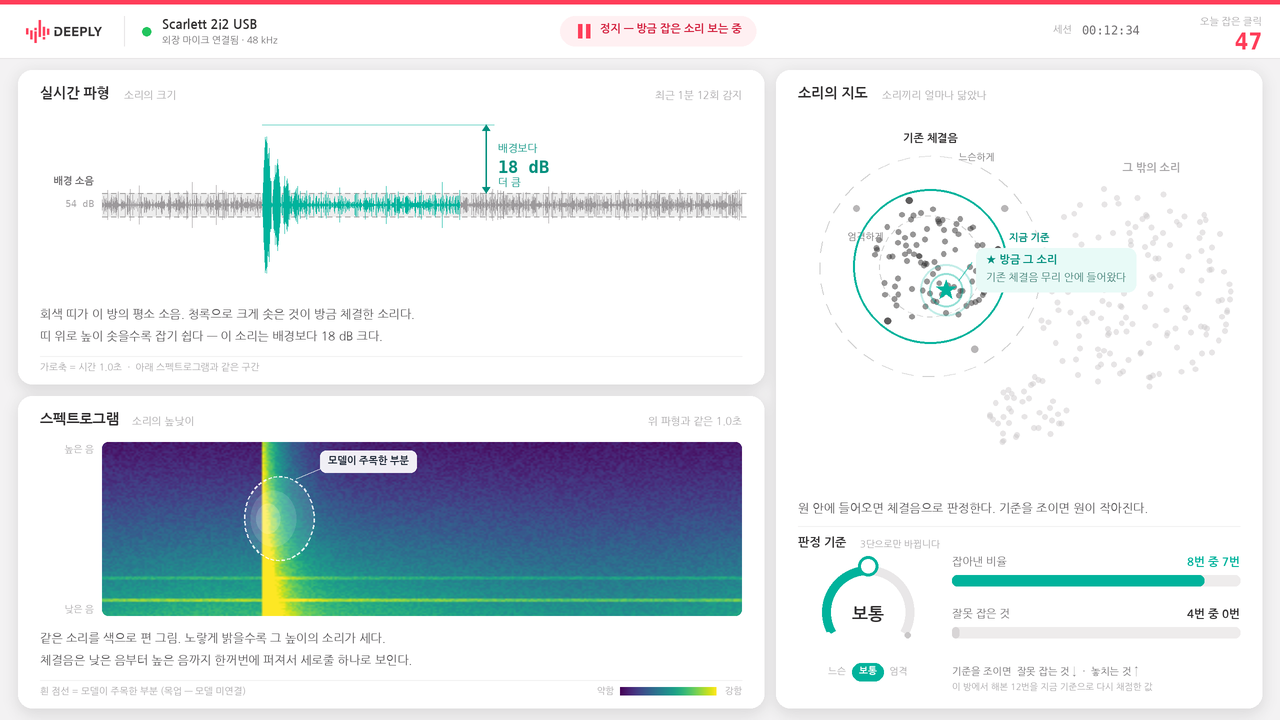

The script that drew this image:
"""Render a static mockup PNG of the 1-Day Demo screen (no browser needed).

v04: three panels + DEEPLY CI. Waveform + spectrogram (shared time window) on the left,
sound map on the right. Every number that used to live in a side card is folded
into one of the three views, so the page still reads if the extras are removed.

버저닝: 아래 VERSION/SLUG/NOTE 세 줄만 바꾸고 실행하면
mockups/ 에 PNG + 그 버전을 만든 스크립트 사본 + INDEX.md 한 줄이 함께 남는다.
같은 VERSION 으로 다시 실행하면 그 버전을 덮어쓴다.
"""
import math
import shutil
from pathlib import Path

import matplotlib
import numpy as np
from PIL import Image, ImageDraw, ImageFont, ImageFilter

CMAP = matplotlib.colormaps["viridis"]     # 스펙트로그램 컬러맵 (matplotlib 기본)

# ── 이 버전의 정체 ──────────────────────────────────────────────
VERSION = "v1.0"
SLUG = "baseline"
NOTE = ("**확정 baseline (= v07 과 동일 화면)**. 3패널 + DEEPLY CI + 3단 판정 기준 dial. "
        "이후 변경은 v1.1, v1.2 … 로 올린다")

BASE = Path(__file__).resolve().parent
VDIR = BASE / "mockups"
VDIR.mkdir(exist_ok=True)
OUT = VDIR / f"{VERSION}_{SLUG}.png"

S = 2
W, H = 1280 * S, 720 * S

KR = "/home/myeonghoon/.local/share/fonts/NanumGothic-Regular.ttf"
KRB = "/home/myeonghoon/.local/share/fonts/NanumGothic-Bold.ttf"
MN = "/usr/share/fonts/truetype/dejavu/DejaVuSansMono.ttf"
MNB = "/usr/share/fonts/truetype/dejavu/DejaVuSansMono-Bold.ttf"
f = lambda p, s: ImageFont.truetype(p, int(s * S))

# DEEPLY CI (Nuclino > Design > CI)
PINK = "#ff3d59"          # Deeply Pink — 검출 · 이 이벤트
BLK = "#333132"           # Deeply Black — 본문 · 기존 체결음

BG, CARD, LINE = "#f3f2f3", "#ffffff", "#e7e5e6"
TX, TX2, TX3 = BLK, "#706e70", "#a8a6a8"
HOT, OK = "#ff7a3d", "#22c55e"
GRAY_DOT = (201, 198, 200, 115)      # 그 밖의 소리
BLK_DOT = (51, 49, 50, 130)          # 기존 체결음
PINK_SOFT, BLK_SOFT = "#fff0f2", "#f2f1f2"
PINK_DEEP = "#d3213f"                # 헤더 전용

# 본문 accent — 브랜드 색과 분리한다 (검출 · 이 이벤트)
ACC, ACC_SOFT, ACC_DEEP = "#00b39c", "#e8faf7", "#00907e"

ONSET, ANLZ = 0.25, 0.56

img = Image.new("RGB", (W, H), BG)
rng = np.random.default_rng(20260817)

px = lambda *a: [int(v * S) for v in a]


def txt(dr, x, y, s, font, fill=TX, anchor="la"):
    dr.text((int(x * S), int(y * S)), s, font=font, fill=fill, anchor=anchor)


def tw(dr, s, font):
    return dr.textlength(s, font=font) / S


# 좌우 두 컬럼을 위·아래가 공유 (세로 정렬)
CARDS = {
    "wave": (18, 70, 764, 384),
    "spec": (18, 396, 764, 708),
    "map":  (776, 70, 1262, 708),
}
sh = Image.new("RGBA", (W, H), (0, 0, 0, 0))
shd = ImageDraw.Draw(sh)
for x0, y0, x1, y1 in CARDS.values():
    shd.rounded_rectangle(px(x0, y0 + 3, x1, y1 + 5), radius=int(14 * S), fill=(50, 48, 49, 32))
img = Image.alpha_composite(img.convert("RGBA"), sh.filter(ImageFilter.GaussianBlur(7 * S))).convert("RGB")
d = ImageDraw.Draw(img, "RGBA")
for x0, y0, x1, y1 in CARDS.values():
    d.rounded_rectangle(px(x0, y0, x1, y1), radius=int(14 * S), fill=CARD)


def caption(x, y, s):
    """처음 보는 사람용 한 줄 설명 — 작고 회색이 아니라 읽히는 크기로."""
    txt(d, x, y, s, f(KR, 12), "#565456")


# ═══ 헤더 (얇게) — DEEPLY CI ════════════════════════════════════
d.rectangle(px(0, 0, 1280, 58), fill=CARD)
d.rectangle(px(0, 0, 1280, 4), fill=PINK)            # 브랜드 스트립
d.line(px(0, 58, 1280, 58), fill=LINE, width=S)

logo = Image.open(BASE / "assets" / "deeply_horizontal.png").convert("RGBA")
logo = logo.crop(logo.getbbox())
LH = int(23 * S)
LW = int(logo.width * LH / logo.height)
img.paste(logo.resize((LW, LH), Image.LANCZOS), (int(26 * S), int(20 * S)), logo.resize((LW, LH), Image.LANCZOS))
d = ImageDraw.Draw(img, "RGBA")
lx0 = 26 + LW / S

d.line(px(lx0 + 22, 16, lx0 + 22, 46), fill=LINE, width=S)
d.ellipse(px(lx0 + 40, 27, lx0 + 49, 36), fill=OK)
txt(d, lx0 + 60, 18, "Scarlett 2i2 USB", f(KRB, 13), TX)
txt(d, lx0 + 60, 35, "외장 마이크 연결됨 · 48 kHz", f(KR, 9.5), TX2)

d.rounded_rectangle(px(560, 16, 756, 46), radius=int(15 * S), fill=PINK_SOFT)
d.rectangle(px(578, 24, 582, 38), fill=PINK)
d.rectangle(px(586, 24, 590, 38), fill=PINK)
txt(d, 600, 23, "정지 — 방금 잡은 소리 보는 중", f(KRB, 11), PINK_DEEP)

txt(d, 1262, 16, "오늘 잡은 클릭", f(KR, 10), TX3, anchor="ra")
txt(d, 1262, 28, "47", f(MNB, 23), PINK, anchor="ra")
txt(d, 1053, 24, "세션", f(KR, 10), TX3)
txt(d, 1140, 23, "00:12:34", f(MN, 12), TX2, anchor="ra")


# ═══ 1. 실시간 파형 — SNR·배경·밀도를 이 안에 흡수 ══════════════
x0, y0, x1, y1 = CARDS["wave"]
txt(d, x0 + 22, y0 + 16, "실시간 파형", f(KRB, 14), TX)
txt(d, x0 + 22 + 84, y0 + 20, "소리의 크기", f(KR, 10.5), TX3)
txt(d, x1 - 22, y0 + 20, "최근 1분 12회 감지", f(KR, 10.5), TX3, anchor="ra")

wx0, wx1 = x0 + 84, x1 - 22
wcy = y0 + 48 + (y1 - 92 - y0 - 48) / 2
wamp = (y1 - 92 - y0 - 48) / 2
n = int((wx1 - wx0) * S)

env = .050 + rng.random(n) * .040
sig = rng.normal(0, 1, n) * env
c = int(ONSET * n)
L = int(n * .30)
k = np.arange(L)
sig[c:c + L] += np.exp(-k / (L * .10)) * np.sin(k * .16) * .92
sig = np.clip(sig, -1, 1)

# 배경 소음 띠 = 눈으로 보는 SNR 기준선
bh = .135 * wamp
d.rectangle(px(wx0, wcy - bh, wx1, wcy + bh), fill=(120, 118, 119, 34))
for yy in (wcy - bh, wcy + bh):
    for xx in range(int(wx0), int(wx1), 9):
        d.line(px(xx, yy, xx + 5, yy), fill=(90, 88, 89, 125), width=S)
txt(d, x0 + 76, wcy - bh - 7, "배경 소음", f(KRB, 10), TX2, anchor="rd")
txt(d, x0 + 76, wcy - bh + 5, "54 dB", f(MN, 9.5), TX3, anchor="ra")

ax = wx0 + (wx1 - wx0) * ONSET
bx = wx0 + (wx1 - wx0) * ANLZ
for i in range(n):
    v = abs(sig[i]) * wamp
    xx = wx0 * S + i
    d.line([xx, wcy * S - v * S, xx, wcy * S + v * S],
           fill=ACC if ax * S <= xx <= bx * S else "#9c999b", width=1)

# "배경보다 이만큼 크다" = SNR 을 숫자 대신 높이로
arx = bx + 26
pk = wcy - .92 * wamp
d.line(px(arx, pk, arx, wcy - bh), fill=ACC_DEEP, width=int(1.6 * S))
for yy, dy in ((pk, 6), (wcy - bh, -6)):
    d.polygon([px(arx - 4, yy + dy), px(arx + 4, yy + dy), px(arx, yy)], fill=ACC_DEEP)
d.line(px(ax, pk, arx + 8, pk), fill=(0, 179, 156, 115), width=S)
txt(d, arx + 12, (pk + wcy - bh) / 2 - 16, "배경보다", f(KR, 10.5), ACC_DEEP)
txt(d, arx + 12, (pk + wcy - bh) / 2 - 2, "18 dB", f(MNB, 17), ACC_DEEP)
txt(d, arx + 12, (pk + wcy - bh) / 2 + 18, "더 큼", f(KR, 10.5), ACC_DEEP)

caption(x0 + 22, y1 - 76,
        "회색 띠가 이 방의 평소 소음. 청록으로 크게 솟은 것이 방금 체결한 소리다.")
caption(x0 + 22, y1 - 54,
        "띠 위로 높이 솟을수록 잡기 쉽다 — 이 소리는 배경보다 18 dB 크다.")
d.line(px(x0 + 22, y1 - 28, x1 - 22, y1 - 28), fill=BLK_SOFT, width=S)
txt(d, x0 + 22, y1 - 22, "가로축 = 시간 1.0초  ·  아래 스펙트로그램과 같은 구간",
    f(KR, 9.5), TX3)


# ═══ 2. 스펙트로그램 — 같은 구간, 모델이 본 곳 ══════════════════
x0, y0, x1, y1 = CARDS["spec"]
txt(d, x0 + 22, y0 + 16, "스펙트로그램", f(KRB, 14), TX)
txt(d, x0 + 22 + 92, y0 + 20, "소리의 높낮이", f(KR, 10.5), TX3)
txt(d, x1 - 22, y0 + 20, "위 파형과 같은 1.0초", f(KR, 10.5), TX3, anchor="ra")

sx0, sy0 = x0 + 84, y0 + 46
sx1, sy1 = x1 - 22, y1 - 92
gw, gh = int((sx1 - sx0) * S), int((sy1 - sy0) * S)

nb, nt = 110, 300
prof = np.linspace(.06, .70, nb)[:, None] ** 1.35
base = prof * (.88 + .12 * np.sin(np.linspace(0, 6, nt)))[None, :] + rng.random((nb, nt)) * .10
for row, amp in [(int(nb * .90), .26), (int(nb * .78), .16)]:
    base[row:row + 2] += amp
cc = int(ONSET * nt)
for j in range(int(nt * .32)):
    if cc + j < nt:
        base[:, cc + j] = np.clip(base[:, cc + j] + .85 * math.exp(-j / (nt * .035)), 0, 1)
base = np.clip(base, 0, 1)
lut = (CMAP(base)[..., :3] * 255).astype(np.uint8)
spec = Image.fromarray(lut).resize((gw, gh), Image.BILINEAR)
mask = Image.new("L", (gw, gh), 0)
ImageDraw.Draw(mask).rounded_rectangle([0, 0, gw - 1, gh - 1], radius=int(6 * S), fill=255)
img.paste(spec, (int(sx0 * S), int(sy0 * S)), mask)
d = ImageDraw.Draw(img, "RGBA")

txt(d, x0 + 76, sy0 + 2, "높은 음", f(KR, 9.5), TX3, anchor="ra")
txt(d, x0 + 76, sy1 - 12, "낮은 음", f(KR, 9.5), TX3, anchor="ra")

ax2 = sx0 + (sx1 - sx0) * ONSET
ay2 = sy0 + (sy1 - sy0) * .44
# viridis 위에서는 주황이 죽는다 — attribution 은 흰 점선으로
for rw, rh, al in ((58, 84, 26), (38, 56, 34), (20, 30, 44)):
    d.ellipse(px(ax2 - rw * .3, ay2 - rh / 2, ax2 + rw * .9, ay2 + rh / 2), fill=(255, 255, 255, al))
ecx, ecy = ax2 + 58 * .3, ay2
erx, ery = 58 * .6, 42
for a in range(0, 360, 9):
    a0, a1 = math.radians(a), math.radians(a + 5)
    d.line(px(ecx + math.cos(a0) * erx, ecy + math.sin(a0) * ery,
              ecx + math.cos(a1) * erx, ecy + math.sin(a1) * ery),
           fill=(255, 255, 255, 225), width=int(1.6 * S))
lb = "모델이 주목한 부분"
lw = tw(d, lb, f(KRB, 10)) + 16
d.rounded_rectangle(px(ax2 + 58, ay2 - 68, ax2 + 58 + lw, ay2 - 46), radius=int(6 * S),
                    fill=(255, 255, 255, 235))
txt(d, ax2 + 66, ay2 - 63, lb, f(KRB, 10), "#1f2937")
d.line(px(ax2 + 34, ay2 - 40, ax2 + 58, ay2 - 50), fill=(255, 255, 255, 200), width=int(1.4 * S))

caption(x0 + 22, y1 - 76,
        "같은 소리를 색으로 편 그림. 노랗게 밝을수록 그 높이의 소리가 세다.")
caption(x0 + 22, y1 - 54,
        "체결음은 낮은 음부터 높은 음까지 한꺼번에 퍼져서 세로줄 하나로 보인다.")
d.line(px(x0 + 22, y1 - 28, x1 - 22, y1 - 28), fill=BLK_SOFT, width=S)
txt(d, x0 + 22, y1 - 22, "흰 점선 = 모델이 주목한 부분 (목업 — 모델 미연결)", f(KR, 9.5), TX3)

# viridis 미니 컬러바 — 색이 무슨 뜻인지 처음 보는 사람도 알게
cb1, cbw = x1 - 22, 96
txt(d, cb1, y1 - 22, "강함", f(KR, 9), TX3, anchor="ra")
cb0 = cb1 - 26 - cbw
for i2 in range(int(cbw * S)):
    r2, g2, b2 = [int(v * 255) for v in CMAP(i2 / (cbw * S))[:3]]
    d.rectangle([int(cb0 * S) + i2, int((y1 - 21) * S), int(cb0 * S) + i2 + 1, int((y1 - 13) * S)],
                fill=(r2, g2, b2))
txt(d, cb0 - 6, y1 - 22, "약함", f(KR, 9), TX3, anchor="ra")


# ═══ 3. 소리의 지도 — 판정과 성적표를 이 안에 흡수 ══════════════
x0, y0, x1, y1 = CARDS["map"]
txt(d, x0 + 22, y0 + 16, "소리의 지도", f(KRB, 14), TX)
txt(d, x0 + 22 + 84, y0 + 20, "소리끼리 얼마나 닮았나", f(KR, 10.5), TX3)

gx0, gy0 = x0 + 22, y0 + 50
gx1, gy1 = x1 - 22, y1 - 222
gw2, gh2 = gx1 - gx0, gy1 - gy0
AR = gw2 / gh2
mp = lambda u, v: ((gx0 + u * gw2) * S, (gy0 + v * gh2) * S)

# 판정 원 = threshold. dial 을 돌리면 이 반지름이 움직인다
CU, CV = .30, .40
R_LOOSE, R_CUR, R_TIGHT = .250, .175, .115
ccx, ccy = mp(CU, CV)
at = lambda rf, deg: (ccx + math.cos(math.radians(deg)) * rf * gw2 * S,
                      ccy + math.sin(math.radians(deg)) * rf * gw2 * S)

CL = [(CU, CV, .135, BLK_DOT, 85),
      (.52, .80, .090, GRAY_DOT, 40),
      (.76, .46, .235, GRAY_DOT, 160)]
for cu, cv, r, col, cnt in CL:
    for _ in range(cnt):
        a, dd = rng.uniform(0, 6.28), math.sqrt(rng.random()) * r
        cx, cy = mp(cu + math.cos(a) * dd, cv + math.sin(a) * dd * AR)
        d.ellipse([cx - 2.7 * S, cy - 2.7 * S, cx + 2.7 * S, cy + 2.7 * S], fill=col)

# 기준을 풀면 딸려 들어올 소음 / 조이면 놓칠 체결음
for deg in (-142, -38, 62):
    gx, gy = at((R_CUR + R_LOOSE) / 2, deg)
    d.ellipse([gx - 3.4 * S, gy - 3.4 * S, gx + 3.4 * S, gy + 3.4 * S], fill=(160, 157, 159, 190))
for deg in (-108, -14, 128):
    bx2, by2 = at((R_TIGHT + R_CUR) / 2 + .012, deg)
    d.ellipse([bx2 - 3.4 * S, by2 - 3.4 * S, bx2 + 3.4 * S, by2 + 3.4 * S], fill=(51, 49, 50, 200))

for rf, deg, anc, lab in ((R_LOOSE, -78, "la", "느슨하게"), (R_TIGHT, 214, "ra", "엄격하게")):
    rad = rf * gw2 * S
    for a in range(0, 360, 11):
        a0, a1 = math.radians(a), math.radians(a + 6)
        d.line([ccx + math.cos(a0) * rad, ccy + math.sin(a0) * rad,
                ccx + math.cos(a1) * rad, ccy + math.sin(a1) * rad],
               fill=(120, 118, 119, 90), width=int(1.4 * S))
    lx2, ly2 = at(rf, deg)
    dx2 = 5 if anc == "la" else -5
    txt(d, lx2 / S + dx2, ly2 / S - 6, lab, f(KR, 9.5), TX2, anchor=anc)

rad = R_CUR * gw2 * S
d.ellipse([ccx - rad, ccy - rad, ccx + rad, ccy + rad], outline=ACC, width=int(2.2 * S))
lx2, ly2 = at(R_CUR, -20)
txt(d, lx2 / S + 6, ly2 / S - 7, "지금 기준", f(KRB, 10), ACC_DEEP)

txt(d, *[v / S for v in mp(.30, .05)], "기존 체결음", f(KRB, 11), BLK, anchor="mm")
txt(d, *[v / S for v in mp(.80, .13)], "그 밖의 소리", f(KRB, 11), TX3, anchor="mm")

sx, sy = mp(.335, .465)
for rr, al in ((26, 60), (17, 105)):
    d.ellipse([sx - rr * S, sy - rr * S, sx + rr * S, sy + rr * S],
              outline=(0, 179, 156, al), width=int(2 * S))
star = []
for i in range(10):
    a = -math.pi / 2 + i * math.pi / 5
    rr = (4.2 if i % 2 else 10.5) * S
    star.append((sx + math.cos(a) * rr, sy + math.sin(a) * rr))
d.polygon(star, fill=ACC)

cxx, cyy = sx / S + 30, sy / S - 42
d.line(px(sx / S + 13, sy / S - 10, cxx - 4, cyy + 14), fill=(0, 179, 156, 165), width=int(1.4 * S))
l1, l2 = "★ 방금 그 소리", "기존 체결음 무리 안에 들어왔다"
bw2 = max(tw(d, l1, f(KRB, 11)), tw(d, l2, f(KR, 10.5))) + 20
d.rounded_rectangle(px(cxx, cyy, cxx + bw2, cyy + 44), radius=int(8 * S), fill=ACC_SOFT)
txt(d, cxx + 10, cyy + 6, l1, f(KRB, 11), ACC_DEEP)
txt(d, cxx + 10, cyy + 24, l2, f(KR, 10.5), "#3f7d73")

caption(x0 + 22, y1 - 206,
        "원 안에 들어오면 체결음으로 판정한다. 기준을 조이면 원이 작아진다.")

# ── 판정 기준 dial — operating point 를 손으로 옮겨 본다 ─────────
d.line(px(x0 + 22, y1 - 182, x1 - 22, y1 - 182), fill=BLK_SOFT, width=S)
txt(d, x0 + 22, y1 - 172, "판정 기준", f(KRB, 12), TX)
txt(d, x0 + 22 + 62, y1 - 169, "3단으로만 바뀝니다", f(KR, 9.5), TX3)

# 3단 고정 — 연속이면 없는 정밀도를 약속하게 된다 (시험이 12번뿐이라 값이 계단이다)
STEPS = ["느슨", "보통", "엄격"]
CUR = 1
ang = lambda i: math.radians(150 + i / (len(STEPS) - 1) * 240)

dcx, dcy, R = x0 + 92, y1 - 96, 46
bb = px(dcx - R, dcy - R, dcx + R, dcy + R)
d.arc(bb, 150, 390, fill="#e9e7e8", width=int(9 * S))
d.arc(bb, 150, 150 + CUR / (len(STEPS) - 1) * 240, fill=ACC, width=int(9 * S))
for i in range(len(STEPS)):                       # 멈추는 자리를 눈에 보이게
    a = ang(i)
    px_, py_ = dcx + R * math.cos(a), dcy + R * math.sin(a)
    d.ellipse(px(px_ - 3, py_ - 3, px_ + 3, py_ + 3),
              fill="#ffffff" if i <= CUR else "#c9c7c8")
ka = ang(CUR)
kx, ky = dcx + R * math.cos(ka), dcy + R * math.sin(ka)
d.ellipse(px(kx - 10, ky - 10, kx + 10, ky + 10), fill=CARD, outline=ACC, width=int(3 * S))
txt(d, dcx, dcy + 2, STEPS[CUR], f(KRB, 17), TX, anchor="mm")

fn, fnb = f(KR, 9.5), f(KRB, 9.5)
ws = [tw(d, s, fnb if i == CUR else fn) for i, s in enumerate(STEPS)]
PAD, GAP = 7, 6
xx = dcx - (sum(w + (2 * PAD if i == CUR else 0) for i, w in enumerate(ws)) + GAP * 2) / 2
yy = dcy + R + 8
for i, s in enumerate(STEPS):
    if i == CUR:
        d.rounded_rectangle(px(xx, yy - 3, xx + ws[i] + 2 * PAD, yy + 15), radius=int(9 * S), fill=ACC)
        txt(d, xx + PAD, yy, s, fnb, "#ffffff")
        xx += ws[i] + 2 * PAD + GAP
    else:
        txt(d, xx, yy, s, fn, TX3)
        xx += ws[i] + GAP

# 이번 세션 시험을 지금 기준으로 다시 채점한 결과
bxs, bxe = x0 + 176, x1 - 22
for i, (nm, val, frac, col) in enumerate([
        ("잡아낸 비율", "8번 중 7번", .875, ACC),
        ("잘못 잡은 것", "4번 중 0번", .0, BLK)]):
    yy = y1 - 152 + i * 52
    txt(d, bxs, yy, nm, f(KR, 11), TX2)
    txt(d, bxe, yy, val, f(KRB, 11.5), col, anchor="ra")
    d.rounded_rectangle(px(bxs, yy + 19, bxe, yy + 30), radius=int(5 * S), fill="#eeecec")
    if frac > 0:
        d.rounded_rectangle(px(bxs, yy + 19, bxs + (bxe - bxs) * frac, yy + 30),
                            radius=int(5 * S), fill=col)
    else:
        d.rounded_rectangle(px(bxs, yy + 19, bxs + 7, yy + 30), radius=int(5 * S), fill="#d8d5d6")

txt(d, bxs, y1 - 42, "기준을 조이면  잘못 잡는 것 ↓  ·  놓치는 것 ↑", f(KR, 10), TX2)
txt(d, bxs, y1 - 26, "이 방에서 해본 12번을 지금 기준으로 다시 채점한 값", f(KR, 9), TX3)

img.resize((W // S, H // S), Image.LANCZOS).save(OUT)
shutil.copy(OUT, BASE / "mockup.png")
shutil.copy(__file__, VDIR / f"{VERSION}_{SLUG}.py")

idx = VDIR / "INDEX.md"
head = ["# 1-Day Demo 목업 버전 기록", "",
        "각 버전은 PNG + 그 PNG 를 만든 스크립트가 짝으로 남아 있다.", ""]
old = idx.read_text(encoding="utf-8").splitlines() if idx.exists() else head
rows = [l for l in old if l.startswith("- **") and not l.startswith(f"- **{VERSION}**")]
rows.append(f"- **{VERSION}** [`{VERSION}_{SLUG}.png`]({VERSION}_{SLUG}.png) — {NOTE}")
idx.write_text("\n".join(head + sorted(rows)) + "\n", encoding="utf-8")

print(f"saved : {OUT}  ({W // S}x{H // S})")
print(f"script: {VDIR / f'{VERSION}_{SLUG}.py'}")
print(f"index : {idx}")
